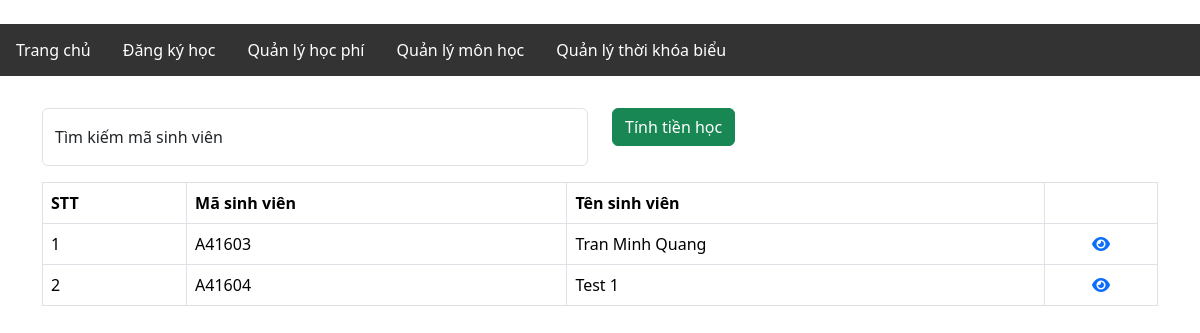
Screenshot of /view/fee_manager.php with the database file from the repository.
### tables this page shows
CREATE TABLE `student` (
  `student_code` varchar(6) NOT NULL,
  `student_name` text NOT NULL
);

### models/account.php (called while the page is built, shortened)
<?php
class Account extends DB
{
    public function getStudentList()
    {
        $stmt = $this->connect();
        $query = $stmt->prepare("SELECT * FROM student");
        $query->execute();
        return $query->fetchAll();
    }
}

### view/fee_manager.php (the view, shortened to what this page needs)
<?php
include_once dirname(__DIR__) . "/models/account.php";
$student = new Account();
$studentList = $student->getStudentList();
$tuition = new Tuition();
?>
<!DOCTYPE html>
<html lang="en">
<head>
    <link href="https://cdn.jsdelivr.net/npm/bootstrap@5.3.1/dist/css/bootstrap.min.css" rel="stylesheet">
    <link rel="stylesheet" href="https://cdnjs.cloudflare.com/ajax/libs/font-awesome/6.4.2/css/all.min.css" />
</head>
<body>
    <div class="container">
        <?php if (isset($_GET["detail"])) {
            $studentCode = $_GET["detail"];
            $list = $tuition->getTuition($studentCode);
            $total = $tuition->calcTotalTuition($studentCode);
        ?>
            <table id="student-table" class="table table-bordered">
                <thead>
                    <tr>
                        <th>STT</th>
                        <th>Học kỳ</th>
                        <th>Số tín</th>
                        <th>Số tiền</th>
                        <th>Trạng thái</th>
                        <th></th>
                    </tr>
                </thead>
                <tbody>
                    <?php
                    $index = 1;
                    foreach ($list as $row) {
                        echo "<tr>
                            <td> " . $index++ . "</td>
                            <td> " . $row["semester_name"] . "</td>
                            <td> " . $row["total_credits"] . "</td>
                            <td> " . number_format($row["total_fee"]) . " <sup>đ</sup></td>
                            <td> " . $row["status"] . "</td>
                            <td style=\"text-align: center;\">
                                <a href=\"?detail_tuition=" . $row["student_code"] . "&semester=" . $row["semester_id"] . "\"><i class=\"fa fa-eye\" aria-hidden=\"true\"></i></a>
                            </td>
                        </tr>";
                    }
                    ?>
                    <tr>
                        <td></td>
                        <td></td>
                        <td></td>
                        <td><?= number_format($total) ?><sup>đ</sup></td>
                        <td></td>
                        <td></td>
                    </tr>
                </tbody>
            </table>
        <?php } else { ?>
            <div class="row">
                <div class="col-sm-6">
                    <div class="form-floating mb-3 mt-3">
                        <input type="text" id="studentCode" onkeyup="searchStudent()" class="form-control" placeholder="Nhập mã sinh viên cần tìm ...">
                        <label for="">Tìm kiếm mã sinh viên</label>
                    </div>
                </div>
                <div class="col-sm-6">
                    <div class="form-floating mb-3 mt-3">
                        <button class="btn btn-success" id="redirectButton">Tính tiền học</button>
                    </div>
                </div>
            </div>
            <table id="student-table" class="table table-bordered">
                <thead>
                    <tr>
                        <th>STT</th>
                        <th>Mã sinh viên</th>
                        <th>Tên sinh viên</th>
                        <th></th>
                    </tr>
                </thead>
                <tbody>
                    <?php
                    $index = 1;
                    foreach ($studentList as $row) {
                        echo "<tr>
                            <td> " . $index++ . "</td>
                            <td> " . $row["student_code"] . "</td>
                            <td> " . $row["student_name"] . "</td>
                            <td style=\"text-align: center;\">
                                <a href=\"?detail=" . $row["student_code"] . "\"><i class=\"fa fa-eye\" aria-hidden=\"true\"></i></a>
                            </td>
                        </tr>";
                    }
                    ?>
                </tbody>
            </table>
        <?php
        } ?>
    </div>
</body>
</html>

### view/fee_manager.php (style rules this page uses)
td { vertical-align: middle; }

### rows the page displays
student: student_code "A41603", student_name "Tran Minh Quang"
student: student_code "A41604", student_name "Test 1"
